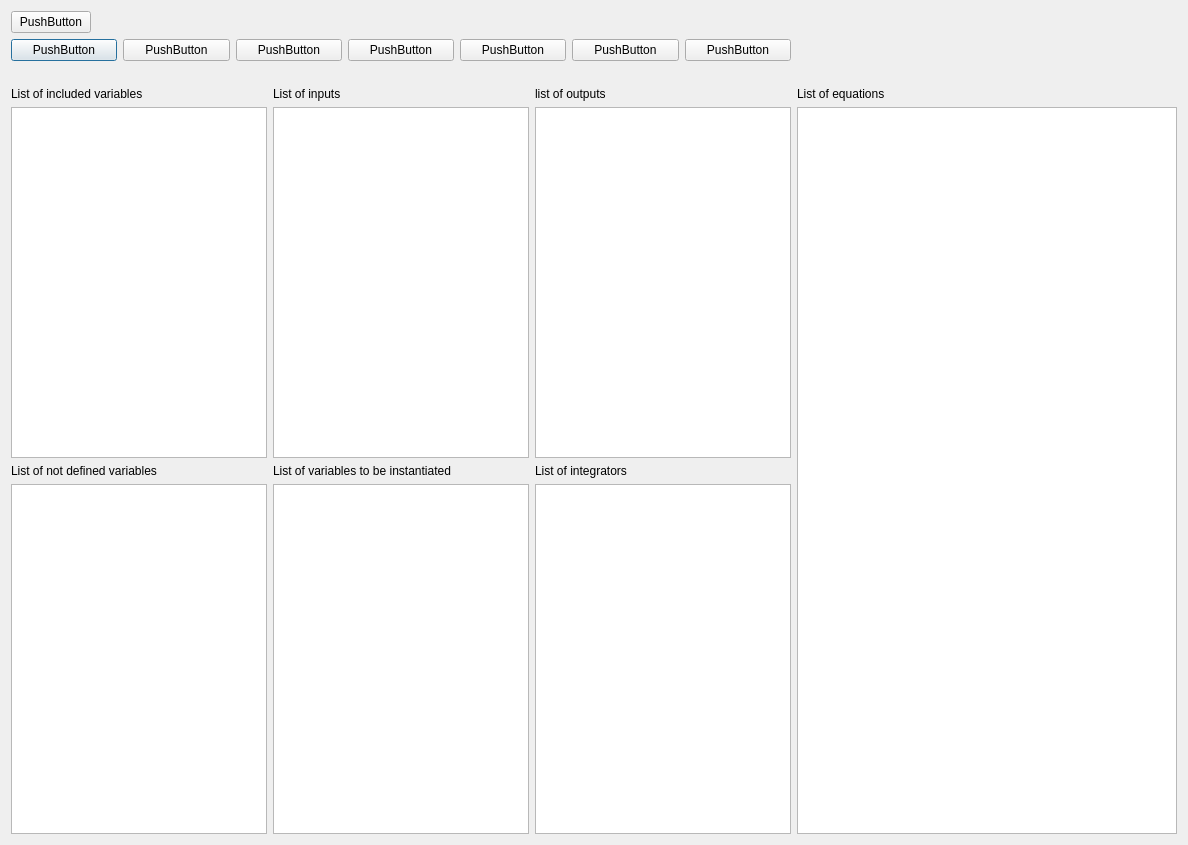
<?xml version="1.0" encoding="UTF-8"?>
<ui version="4.0">
 <class>entity_changes</class>
 <widget class="QDialog" name="entity_changes">
  <property name="geometry">
   <rect>
    <x>0</x>
    <y>0</y>
    <width>1188</width>
    <height>845</height>
   </rect>
  </property>
  <property name="sizePolicy">
   <sizepolicy hsizetype="Preferred" vsizetype="MinimumExpanding">
    <horstretch>0</horstretch>
    <verstretch>0</verstretch>
   </sizepolicy>
  </property>
  <property name="windowTitle">
   <string>Entity Changes</string>
  </property>
  <layout class="QGridLayout" name="gridLayout_2">
   <item row="3" column="0" rowspan="2">
    <layout class="QGridLayout" name="gridLayout">
     <item row="3" column="0">
      <widget class="QListView" name="list_not_defined_variables"/>
     </item>
     <item row="0" column="2">
      <widget class="QLabel" name="label_3">
       <property name="text">
        <string>list of outputs</string>
       </property>
      </widget>
     </item>
     <item row="0" column="1">
      <widget class="QLabel" name="label_2">
       <property name="text">
        <string>List of inputs</string>
       </property>
      </widget>
     </item>
     <item row="2" column="2">
      <widget class="QLabel" name="label_7">
       <property name="text">
        <string>List of integrators</string>
       </property>
      </widget>
     </item>
     <item row="2" column="0">
      <widget class="QLabel" name="label_5">
       <property name="text">
        <string>List of not defined variables</string>
       </property>
      </widget>
     </item>
     <item row="1" column="2">
      <widget class="QListView" name="list_outputs"/>
     </item>
     <item row="0" column="0">
      <widget class="QLabel" name="label">
       <property name="text">
        <string>List of included variables</string>
       </property>
      </widget>
     </item>
     <item row="2" column="1">
      <widget class="QLabel" name="label_6">
       <property name="text">
        <string>List of variables to be instantiated</string>
       </property>
      </widget>
     </item>
     <item row="3" column="2">
      <widget class="QListView" name="list_integrators"/>
     </item>
     <item row="1" column="1">
      <widget class="QListView" name="list_inputs"/>
     </item>
     <item row="3" column="1">
      <widget class="QListView" name="list_instantiate"/>
     </item>
     <item row="1" column="0">
      <widget class="QListView" name="list_included_variables"/>
     </item>
    </layout>
   </item>
   <item row="1" column="0">
    <layout class="QHBoxLayout" name="horizontalLayout">
     <item>
      <widget class="QPushButton" name="pushAddVariable">
       <property name="text">
        <string>PushButton</string>
       </property>
      </widget>
     </item>
     <item>
      <widget class="QPushButton" name="pushAddStateVariable">
       <property name="text">
        <string>PushButton</string>
       </property>
      </widget>
     </item>
     <item>
      <widget class="QPushButton" name="pushEditVariable">
       <property name="text">
        <string>PushButton</string>
       </property>
      </widget>
     </item>
     <item>
      <widget class="QPushButton" name="pushDeleteVariable">
       <property name="text">
        <string>PushButton</string>
       </property>
      </widget>
     </item>
     <item>
      <widget class="QPushButton" name="pushAccept">
       <property name="text">
        <string>PushButton</string>
       </property>
      </widget>
     </item>
     <item>
      <widget class="QPushButton" name="pushDeleteEntity">
       <property name="text">
        <string>PushButton</string>
       </property>
      </widget>
     </item>
     <item>
      <widget class="QPushButton" name="pushCancle">
       <property name="text">
        <string>PushButton</string>
       </property>
      </widget>
     </item>
    </layout>
   </item>
   <item row="0" column="0">
    <layout class="QHBoxLayout" name="horizontalLayout_9">
     <item>
      <widget class="QPushButton" name="LED">
       <property name="text">
        <string>PushButton</string>
       </property>
      </widget>
     </item>
     <item>
      <spacer name="horizontalSpacer">
       <property name="orientation">
        <enum>Qt::Horizontal</enum>
       </property>
       <property name="sizeHint" stdset="0">
        <size>
         <width>40</width>
         <height>20</height>
        </size>
       </property>
      </spacer>
     </item>
    </layout>
   </item>
   <item row="3" column="1">
    <widget class="QLabel" name="label_4">
     <property name="text">
      <string>List of equations</string>
     </property>
    </widget>
   </item>
   <item row="4" column="1">
    <widget class="QListView" name="list_equations"/>
   </item>
   <item row="2" column="0">
    <widget class="QLabel" name="label_8">
     <property name="text">
      <string/>
     </property>
    </widget>
   </item>
  </layout>
 </widget>
 <resources/>
 <connections/>
</ui>
